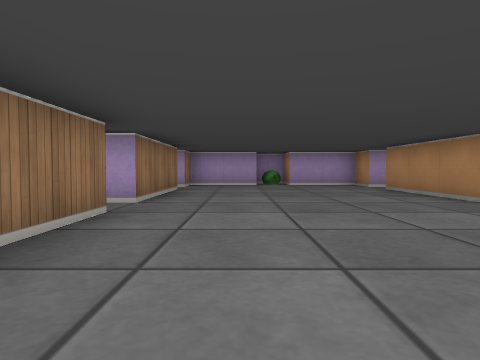
[1] (above)

17 first-person views from a walk through a cub3D ray-caster map. The camera is about half as high as the walls, tilts 2° down and sees 75° across. The floor is counted in squares. Each view is taken from the middle of a square. On the plan, view 1 faces up. The plan holds only what a view shows up to about 9 squares ahead; the rest is blank.

[2]
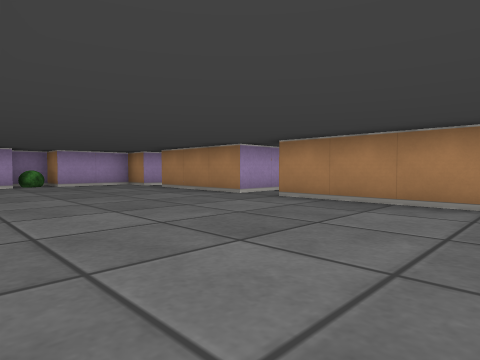

[3]
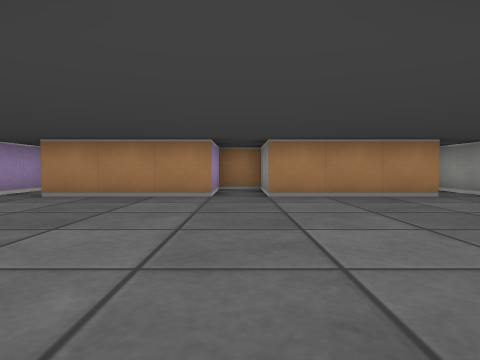

[4]
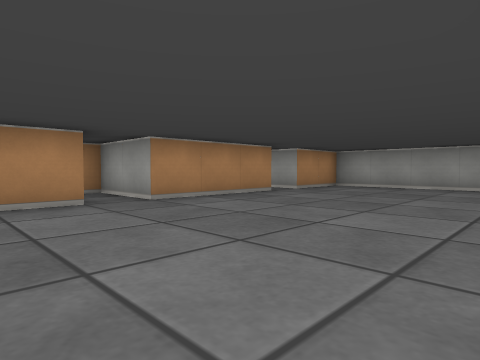

[5]
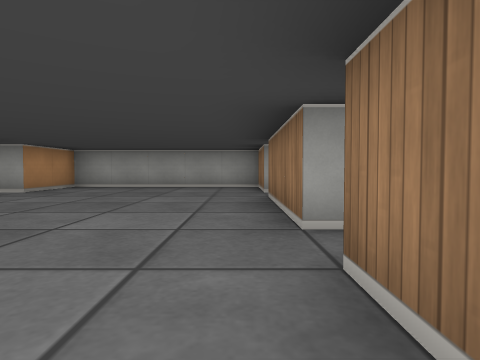

[6]
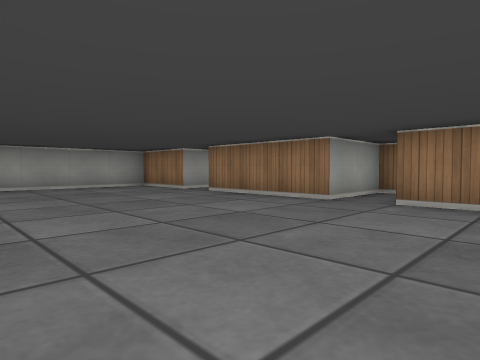

[7]
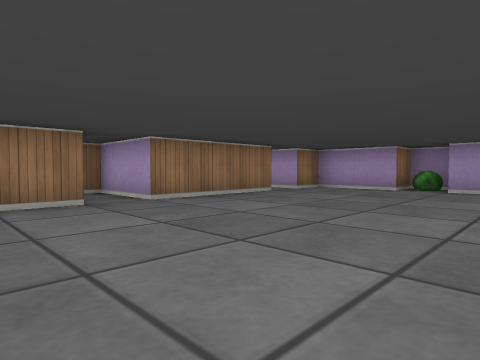

[8]
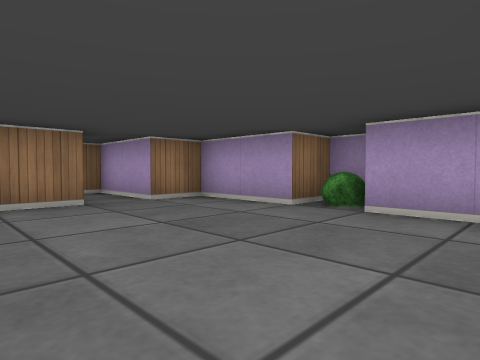

[9]
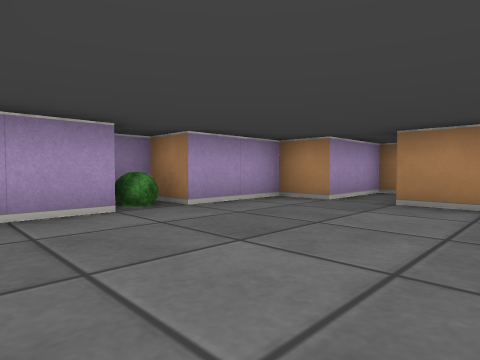

[10]
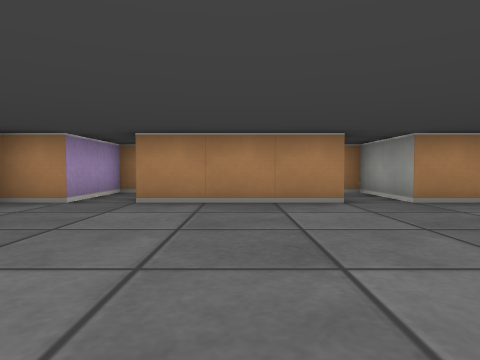

[11]
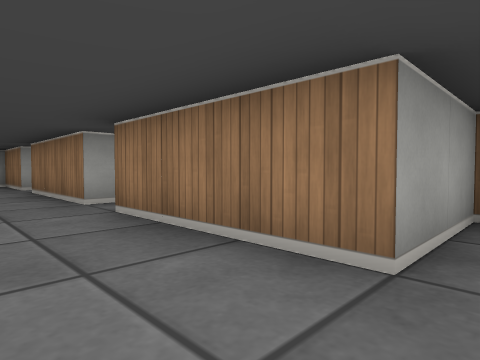

[12]
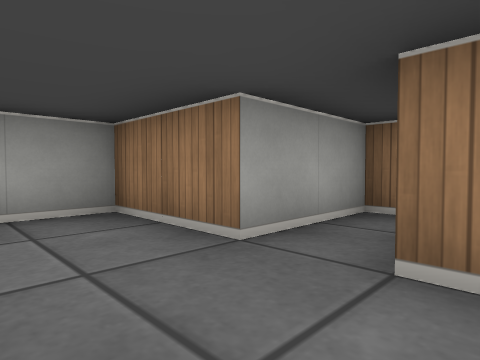

[13]
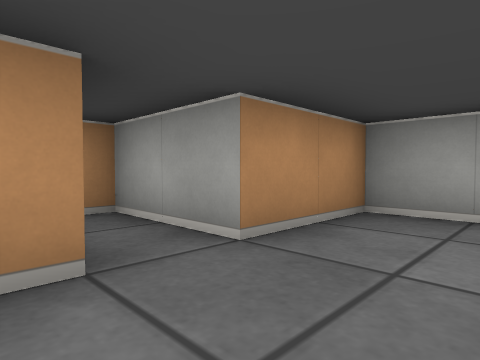

[14]
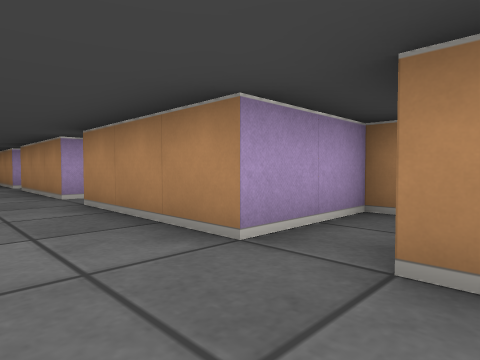

[15]
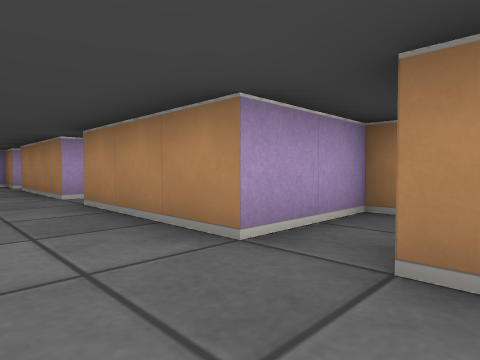

[16]
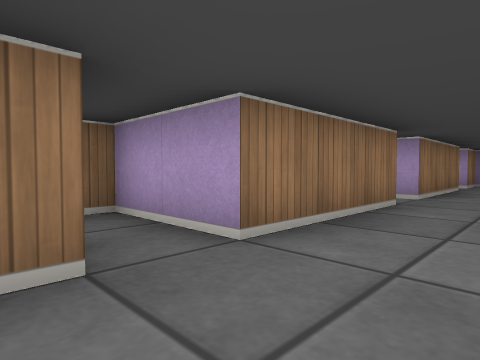

[17]
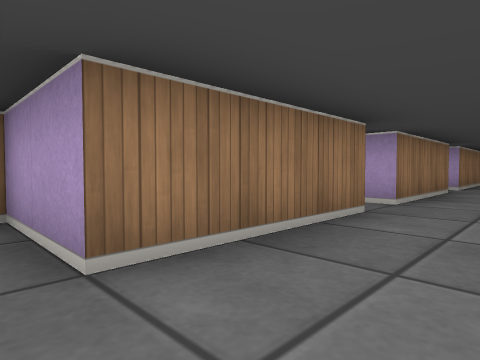

### Floor plan
Points are (right, up) in squares from view 1. A wall is a line through its corners. A room is listed if a view was taken in it or the views show most of it. See-through windows are left out.
Room 1 (views 1, 2, 3, 4, 5, 6, 7, 8, 9, 10, 11, 12, 13, 14, 15, 16, 17)
walls: (5.1, 4.5) (3.5, 4.5) (3.5, 7.5); (-1.5, 7.6) (-1.5, 4.5) (-3.5, 4.5) (-3.5, 3.5) (-1.5, 3.5) (-1.5, 0.5) (-3.5, 0.5) (-3.5, -0.5) (-1.5, -0.5) (-1.5, -3.5) (-3.5, -3.5) (-3.5, -4.5) (-1.5, -4.5) (-1.5, -6.5) (3.5, -6.5) (3.5, -4.5) (5.5, -4.5) (5.5, -3.5) (3.5, -3.5) (3.5, -0.5) (5.5, -0.5) (5.5, 0.5) (3.5, 0.5) (3.5, 3.5) (5.5, 3.5) (5.5, 3.9); (5.6, 8.5) (3.5, 8.5) (3.5, 9.5) (1.5, 9.5) (1.5, 10.5) (0.5, 10.5) (0.5, 9.5) (-1.5, 9.5) (-1.5, 8.5) (-3.5, 8.5)
objects: bush (1, 10)

Where each view was taken, in squares from view 1:
view 1: 0 up, 0 right, facing up
view 2: 0 up, 1 left, facing up-right
view 3: 0 up, 2 left, facing right
view 4: 2 up, 1 left, facing down-right
view 5: 2 up, 1 left, facing down
view 6: 2 up, 3 right, facing down-left
view 7: 2 up, 3 right, facing up-left
view 8: 6 up, 3 right, facing up-left
view 9: 6 up, 1 left, facing up-right
view 10: 6 up, 1 left, facing right
view 11: 4 up, 0 right, facing down-left
view 12: 3 down, 0 right, facing down-left
view 13: 3 down, 2 right, facing down-right
view 14: 5 down, 2 right, facing up-right
view 15: 1 down, 2 right, facing up-right
view 16: 1 down, 0 right, facing up-left
view 17: 4 down, 0 right, facing up-left
